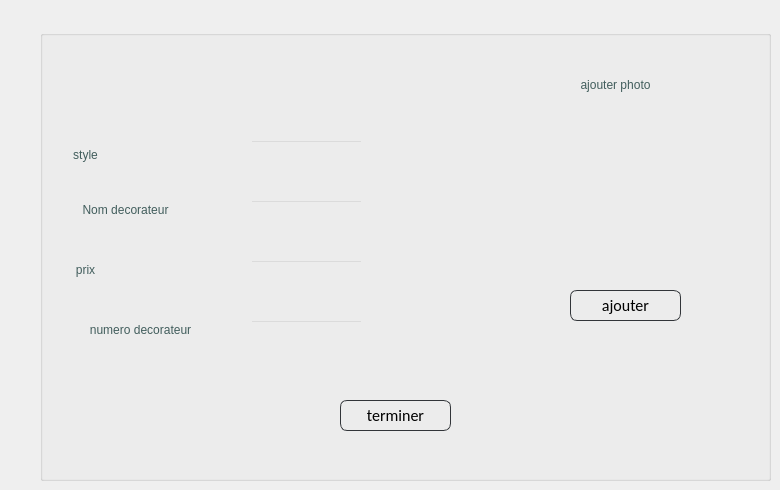
        <widget class="QWidget" name="tab_17">
         <attribute name="title">
          <string>ajouter</string>
         </attribute>
         <widget class="QGroupBox" name="groupBox_17">
          <property name="geometry">
           <rect>
            <x>40</x>
            <y>30</y>
            <width>731</width>
            <height>451</height>
           </rect>
          </property>
          <property name="styleSheet">
           <string notr="true">background : transparent;</string>
          </property>
          <property name="title">
           <string/>
          </property>
          <widget class="QLabel" name="label_65">
           <property name="geometry">
            <rect>
             <x>20</x>
             <y>170</y>
             <width>131</width>
             <height>20</height>
            </rect>
           </property>
           <property name="toolTip">
            <string>&lt;html&gt;&lt;head/&gt;&lt;body&gt;&lt;p align=&quot;center&quot;&gt;nom&lt;/p&gt;&lt;/body&gt;&lt;/html&gt;</string>
           </property>
           <property name="styleSheet">
            <string notr="true">color:rgb(65, 93, 92);

font: 13pt &quot;Allura&quot;;
background: transparent;
</string>
           </property>
           <property name="text">
            <string>&lt;html&gt;&lt;head/&gt;&lt;body&gt;&lt;p align=&quot;center&quot;&gt;Nom decorateur&lt;/p&gt;&lt;/body&gt;&lt;/html&gt;</string>
           </property>
          </widget>
          <widget class="QLabel" name="label_79">
           <property name="geometry">
            <rect>
             <x>-20</x>
             <y>110</y>
             <width>131</width>
             <height>31</height>
            </rect>
           </property>
           <property name="toolTip">
            <string>&lt;html&gt;&lt;head/&gt;&lt;body&gt;&lt;p align=&quot;center&quot;&gt;nom&lt;/p&gt;&lt;/body&gt;&lt;/html&gt;</string>
           </property>
           <property name="styleSheet">
            <string notr="true">color:rgb(65, 93, 92);

font: 13pt &quot;Allura&quot;;
background: transparent;
</string>
           </property>
           <property name="text">
            <string>&lt;html&gt;&lt;head/&gt;&lt;body&gt;&lt;p align=&quot;center&quot;&gt;style&lt;/p&gt;&lt;/body&gt;&lt;/html&gt;</string>
           </property>
          </widget>
          <widget class="QLabel" name="label_80">
           <property name="geometry">
            <rect>
             <x>0</x>
             <y>220</y>
             <width>91</width>
             <height>41</height>
            </rect>
           </property>
           <property name="toolTip">
            <string>&lt;html&gt;&lt;head/&gt;&lt;body&gt;&lt;p align=&quot;center&quot;&gt;nom&lt;/p&gt;&lt;/body&gt;&lt;/html&gt;</string>
           </property>
           <property name="styleSheet">
            <string notr="true">color:rgb(65, 93, 92);

font: 13pt &quot;Allura&quot;;
background: transparent;
</string>
           </property>
           <property name="text">
            <string>&lt;html&gt;&lt;head/&gt;&lt;body&gt;&lt;p align=&quot;center&quot;&gt;prix&lt;/p&gt;&lt;/body&gt;&lt;/html&gt;</string>
           </property>
          </widget>
          <widget class="QLabel" name="label_81">
           <property name="geometry">
            <rect>
             <x>30</x>
             <y>280</y>
             <width>141</width>
             <height>41</height>
            </rect>
           </property>
           <property name="toolTip">
            <string>&lt;html&gt;&lt;head/&gt;&lt;body&gt;&lt;p align=&quot;center&quot;&gt;nom&lt;/p&gt;&lt;/body&gt;&lt;/html&gt;</string>
           </property>
           <property name="styleSheet">
            <string notr="true">color:rgb(65, 93, 92);

font: 13pt &quot;Allura&quot;;
background: transparent;
</string>
           </property>
           <property name="text">
            <string>&lt;html&gt;&lt;head/&gt;&lt;body&gt;&lt;p align=&quot;center&quot;&gt;numero decorateur&lt;/p&gt;&lt;/body&gt;&lt;/html&gt;</string>
           </property>
          </widget>
          <widget class="QLineEdit" name="lineEdit_32">
           <property name="geometry">
            <rect>
             <x>210</x>
             <y>110</y>
             <width>113</width>
             <height>24</height>
            </rect>
           </property>
          </widget>
          <widget class="QLineEdit" name="lineEdit_39">
           <property name="geometry">
            <rect>
             <x>210</x>
             <y>170</y>
             <width>113</width>
             <height>24</height>
            </rect>
           </property>
          </widget>
          <widget class="QLineEdit" name="lineEdit_40">
           <property name="geometry">
            <rect>
             <x>210</x>
             <y>230</y>
             <width>113</width>
             <height>24</height>
            </rect>
           </property>
          </widget>
          <widget class="QLineEdit" name="lineEdit_41">
           <property name="geometry">
            <rect>
             <x>210</x>
             <y>290</y>
             <width>113</width>
             <height>24</height>
            </rect>
           </property>
          </widget>
          <widget class="QPushButton" name="ajoutImage_9">
           <property name="geometry">
            <rect>
             <x>530</x>
             <y>260</y>
             <width>111</width>
             <height>31</height>
            </rect>
           </property>
           <property name="styleSheet">
            <string notr="true">
QPushButton
{
	background: transparent;
	border-style:solid;
	border-radius:7px;
	border-width:1px;
border-color: rgb(50, 53, 57);
	color:rgb(0,0,0);
	font-size:16px;
font-family:Calibri;
}

QPushButton:hover
{
	background-color: #00000000;
	border-color: rgb(30, 227, 0);
	/*color:rgb(30, 227, 0);*/
}

QPushButton:focus
{
	background-color:  rgb(30, 227, 0);
	border-color: rgba(30, 227, 0,0);
	color:rgb(255, 255, 255);
}
</string>
           </property>
           <property name="text">
            <string>ajouter</string>
           </property>
          </widget>
          <widget class="QLabel" name="label_82">
           <property name="geometry">
            <rect>
             <x>510</x>
             <y>40</y>
             <width>131</width>
             <height>31</height>
            </rect>
           </property>
           <property name="toolTip">
            <string>&lt;html&gt;&lt;head/&gt;&lt;body&gt;&lt;p align=&quot;center&quot;&gt;nom&lt;/p&gt;&lt;/body&gt;&lt;/html&gt;</string>
           </property>
           <property name="styleSheet">
            <string notr="true">color:rgb(65, 93, 92);

font: 13pt &quot;Allura&quot;;
background: transparent;
</string>
           </property>
           <property name="text">
            <string>&lt;html&gt;&lt;head/&gt;&lt;body&gt;&lt;p align=&quot;center&quot;&gt;ajouter photo&lt;/p&gt;&lt;/body&gt;&lt;/html&gt;</string>
           </property>
          </widget>
          <widget class="QLabel" name="label_83">
           <property name="geometry">
            <rect>
             <x>490</x>
             <y>80</y>
             <width>191</width>
             <height>161</height>
            </rect>
           </property>
           <property name="styleSheet">
            <string notr="true"/>
           </property>
           <property name="text">
            <string/>
           </property>
          </widget>
          <widget class="QPushButton" name="ajoutSalle_9">
           <property name="geometry">
            <rect>
             <x>300</x>
             <y>370</y>
             <width>111</width>
             <height>31</height>
            </rect>
           </property>
           <property name="styleSheet">
            <string notr="true">
QPushButton
{
	background: transparent;
	border-style:solid;
	border-radius:7px;
	border-width:1px;
border-color: rgb(50, 53, 57);
	color:rgb(0,0,0);
	font-size:16px;
font-family:Calibri;
}

QPushButton:hover
{
	background-color: #00000000;
	border-color: rgb(30, 227, 0);
	/*color:rgb(30, 227, 0);*/
}

QPushButton:focus
{
	background-color:  rgb(30, 227, 0);
	border-color: rgba(30, 227, 0,0);
	color:rgb(255, 255, 255);
}
</string>
           </property>
           <property name="text">
            <string>terminer</string>
           </property>
          </widget>
         </widget>
        </widget>
